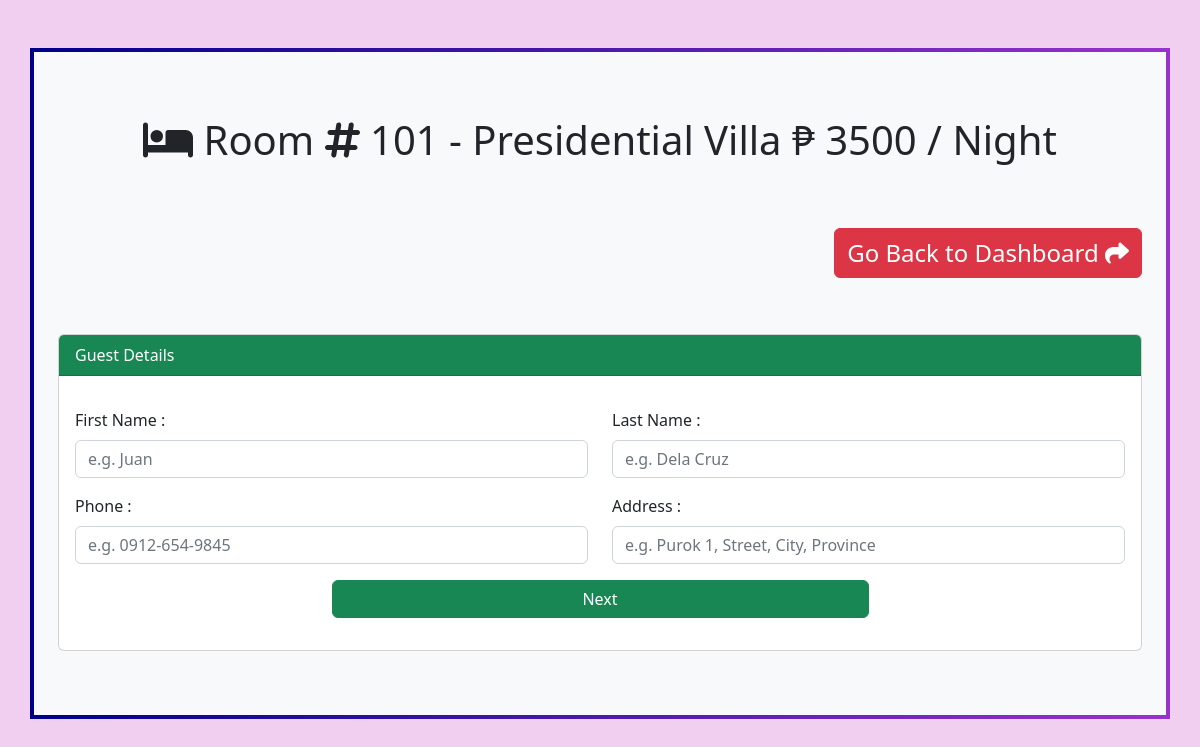
Screenshot of /admin/walkin.php?Id=1 with the database file from the repository.
### tables this page shows
CREATE TABLE `tblroom` (
  `Id` int(11) NOT NULL,
  `Number` varchar(255) NOT NULL,
  `RoomTypeId` int(11) NOT NULL,
  `Status` varchar(50) NOT NULL,
  `GuestId` int(11) NOT NULL
);

CREATE TABLE `tblroomtype` (
  `Id` int(11) NOT NULL,
  `Type` varchar(30) NOT NULL,
  `Description` varchar(255) NOT NULL,
  `Person` int(1) NOT NULL,
  `Rate` double NOT NULL
);

### admin/walkin.php (the view, shortened to what this page needs)
<?php
include 'config.php';
$Id =  $_GET['Id'];
?>
<!DOCTYPE html>
<html lang="en">
<head>
    <link href="https://cdn.jsdelivr.net/npm/bootstrap@5.2.2/dist/css/bootstrap.min.css" rel="stylesheet">
</head>
<?php
$sql = "SELECT tblroom.Number,tblroomtype.Type, tblroomtype.Rate
 FROM tblroom
 JOIN tblroomtype ON tblroom.RoomTypeId = tblroomtype.Id
 WHERE tblroom.Id = $Id";
$result = mysqli_query($conn, $sql);
$row = mysqli_fetch_assoc($result);
?>
<body style="background-color: rgba(237, 195, 238, 0.8);">
    <div class="container bg-light py-3 mt-5 " style="border-width: 4px;
  border-style: solid;
  border-image: linear-gradient(to right, darkblue, darkorchid) 1">
        <div class="row text-center my-5">
            <?php echo '<h1><i class="fa-solid fa-bed"></i> Room <i class="fa-solid fa-hashtag"></i> ' . $row['Number'] . ' - ' . $row['Type'] . ' ₱ ' . $row['Rate'] . ' / Night</h1>' ?>
        </div>
        <div class="container">
            <?php
            if (isset($_POST['next'])) {
                $FirstName = $_POST['FirstName'];
                $LastName = $_POST['LastName'];
                $Address = $_POST['Address'];
                $Phone = $_POST['Phone'];
                $sql = "INSERT INTO `tblguest`
            (`FirstName`, `LastName`, `Address`, `Phone`)
             VALUES
            ('$FirstName','$LastName','$Address','$Phone')";
                $result = mysqli_query($conn, $sql);
                if ($result) {
                    $LastId = mysqli_insert_id($conn);
                }
            ?>
                <form method="POST">
                    <div class="card my-5" style="width: 50%; margin:auto">
                        <div class="card-header bg-success text-white">
                            Please, Select a Check out date
                        </div>
                        <div class="card-body">
                            <div class="container">
                                <div class="row">
                                    <div class="col-lg-8">
                                        <div class="input-group">
                                            <input type="hidden" name="LastId" class="form-control" value="<?php echo $LastId ?>">
                                            <input type="Date" name="date"class="form-control">
                                            <button class="btn btn-outline-success" name="submit" type="submit">Check-in</button>
                                        </div>
                                    </div>
                                    <div class="col-lg-2 offset-md-2">
                                        <form method="POST" class="d-flex justify-content-end">
                                            <input type="hidden" name="LastId" class="form-control" value="<?php echo $LastId ?>">
                                            <button type="cancel" name="cancel" class="btn btn-danger " style="width:100% ;">
                                                Cancel</button>
                                        </form>
                                    </div>
                                </div>
                            </div>
                        </div>
                    </div>
                </form>
            <?php } else { ?>
                <div class="row text-end">
                    <div class="col mb-2 mt-2">
                        <a href="dashboard.php" class="btn btn-danger fs-4" style="height:50px">Go Back to Dashboard <i class="fa-solid fa-share"> </i></a>
                    </div>
                </div>
                <div class="card my-5">
                    <div class="card-header bg-success text-white">
                        Guest Details
                    </div>
                    <div class="card-body">
                        <form method="POST" autocomplete="off">
                            <div class="row mt-3 ">
                                <div class="col-md-6 ">
                                    <label class="form-label">First Name :</label>
                                    <input type="text" name="FirstName" class="form-control" placeholder="e.g. Juan" required>
                                </div>
                                <div class="col-md-6 ">
                                    <label class="form-label">Last Name :</label>
                                    <input type="text" name="LastName" class="form-control" placeholder="e.g. Dela Cruz" required>
                                </div>
                            </div>
                            <div class="row mt-3 ">
                                <div class="col-md-6 ">
                                    <label class="form-label">Phone :</label>
                                    <input type="number" name="Phone" class="form-control" placeholder="e.g. 0912-654-9845" required>
                                </div>
                                <div class="col-md-6 ">
                                    <label class="form-label">Address :</label>
                                    <input type="text" name="Address" class="form-control" placeholder="e.g. Purok 1, Street, City, Province" required>
                                </div>
                            </div>
                            <div class="row  my-3">
                                <button class="btn btn-success mx-auto" name="next" style="width: 50%;">Next</button>
                            </div>
                        </form>
                    </div>
                </div>
            <?php  } ?>
        </div>
</body>
</html>

### rows the page displays
tblroom: Number "101", RoomTypeId.Type "Presidential Villa", RoomTypeId.Rate "3500"
